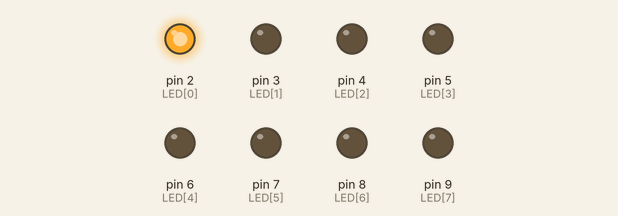
Recording of a sketch running on a simulated Arduino Uno, built with avr-gcc and run on an emulated ATmega328P. Parts: output pins drawn as LEDs (lit = HIGH).

Above: at 0.02 s.
At 0.37 s:
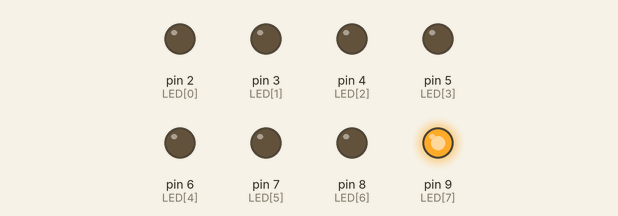
At 0.72 s:
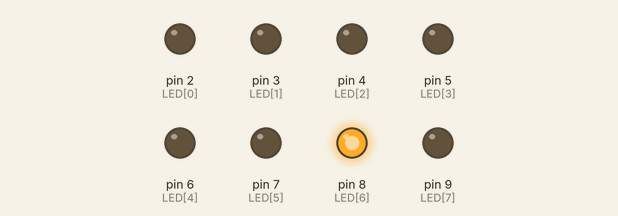
At 1.47 s:
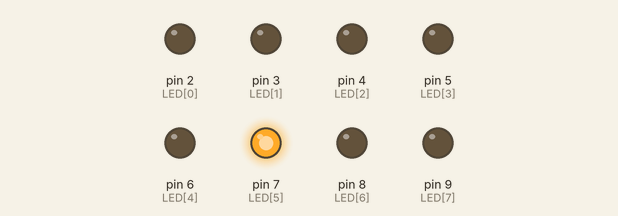
At 2.17 s:
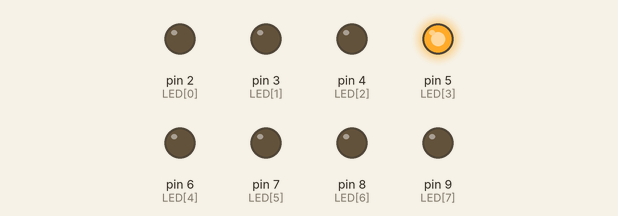
At 2.92 s:
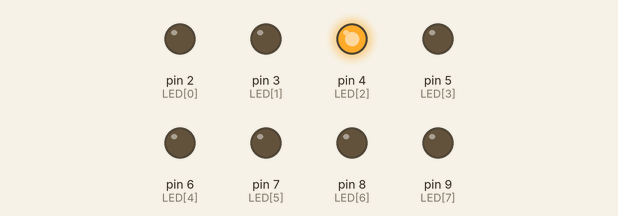
Timing chart, 0 to 3.2 s (numbered marks = the images above):
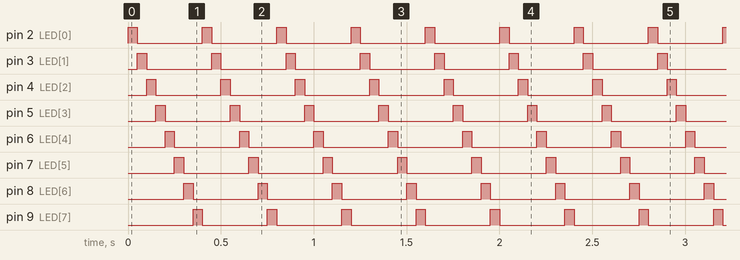

Measured:
- by itself, pin 2 (LED[0]), pin 3 (LED[1]), pin 4 (LED[2]), pin 5 (LED[3]), pin 6 (LED[4]), pin 7 (LED[5]), pin 8 (LED[6]), pin 9 (LED[7]): alternates HIGH for 0.05 s and LOW for 0.35 s
- by itself, everything shown: repeats every 0.40 s, in 8 steps

The sketch:

alt_twk_8_led.ino
```cpp
const int LED[8] = {2,3,4,5,6,7,8,9};

int vitesse=50;


void setup() {

  for(int i=0; i<8 ;i++) {
    pinMode(LED[i], OUTPUT);
  }
}

void loop() {

 for(int numLED=0 ;numLED<8 ;numLED++) {

    for(int i=0; i<8; i++) {

      if(i==numLED) {
        digitalWrite(LED[i],HIGH);
      }
      else {
        digitalWrite(LED[i],LOW);
      }

    }
    delay(vitesse);

  }

}
```
